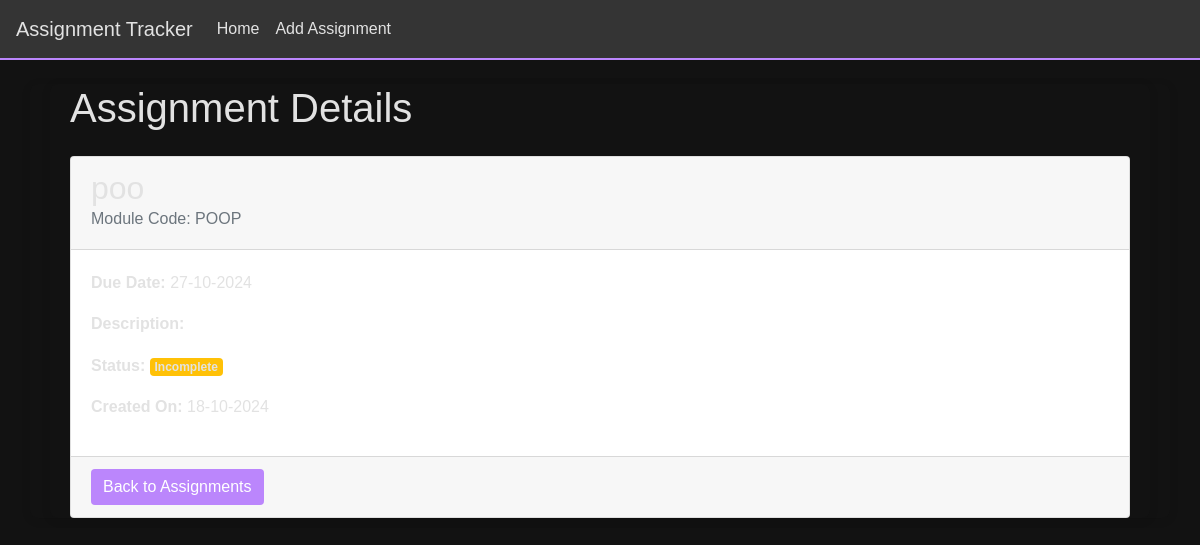
Screenshot of /view-assignment/14 with the database file from the repository.
### app/models.py (models this page shows, shortened)
class Assignment(db.Model):
    id = db.Column(db.Integer, primary_key=True)
    title = db.Column(db.String(100), nullable=False)  # Assessment title
    module_code = db.Column(db.String(20), nullable=False)  # Module code
    deadline = db.Column(db.DateTime, nullable=False)  # Deadline date
    description = db.Column(db.Text, nullable=True)  # Short description
    is_completed = db.Column(db.Boolean, default=False)  # Completion status
    date_created = db.Column(db.DateTime, default=datetime.utcnow)  # Timestamp for when the assignment was added

### app/views.py (the view)
@app.route("/view-assignment/<int:assignment_id>")
def view_assignment(assignment_id):
    assignment = Assignment.query.get(assignment_id)
    if assignment is None:
        return render_template("404.html", message="Assignment doesn't exist!"), 404
    return render_template("view_assignment.html", assignment = assignment)

### app/templates/view_assignment.html
{% extends "base.html" %}
{% block content %}
    <div class="container">
        <h1>Assignment Details</h1>
        <div class="card mt-4">
            <div class="card-header">
                <h2>{{ assignment.title }}</h2>
                <h6 class="card-subtitle mb-2 text-muted">Module Code: {{ assignment.module_code }}</h6>
            </div>
            <div class="card-body">
                <p><strong>Due Date:</strong> {{ assignment.deadline.strftime('%d-%m-%Y') }}</p>
                <p><strong>Description:</strong> {{ assignment.description }}</p>
                <p><strong>Status:</strong>
                {% if assignment.is_completed %}
                    <span class="badge bg-success">Completed</span>
                {% else %}
                    <span class="badge bg-warning">Incomplete</span>
                {% endif %}
                </p>
                <p><strong>Created On:</strong> {{ assignment.date_created.strftime('%d-%m-%Y')}}</p>
            </div>
            <div class="card-footer">
                <a href="{{ url_for('index') }}" class="btn btn-primary">Back to Assignments</a>
            </div>
        </div>
    </div>
{% endblock %}

### app/static/baseStyles.css (style rules this page uses)
body { font-family: Arial, sans-serif; background-color: #121212; color: #E2E2E2; line-height: 1.6; }
.container { padding-left: 20px; padding-right: 20px; background-color: #121212; border-radius: 0.5rem; box-shadow: 0 2px 10px rgba(0, 0, 0, 0.1); }
.btn-primary { background-color: #BB86FC; border: none; }

### rows the page displays
Assignment: title "poo", module_code "POOP", deadline "27-10-2024", date_created "18-10-2024"
